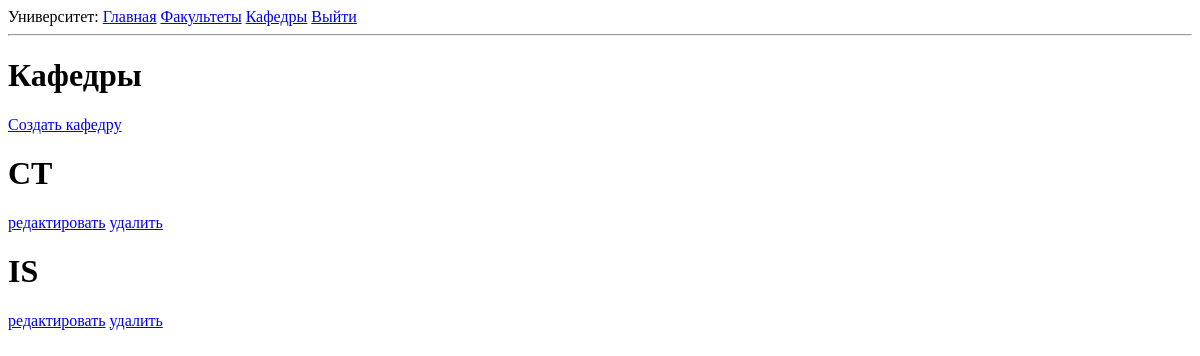
Before: /departments (signed in) with the older database file.
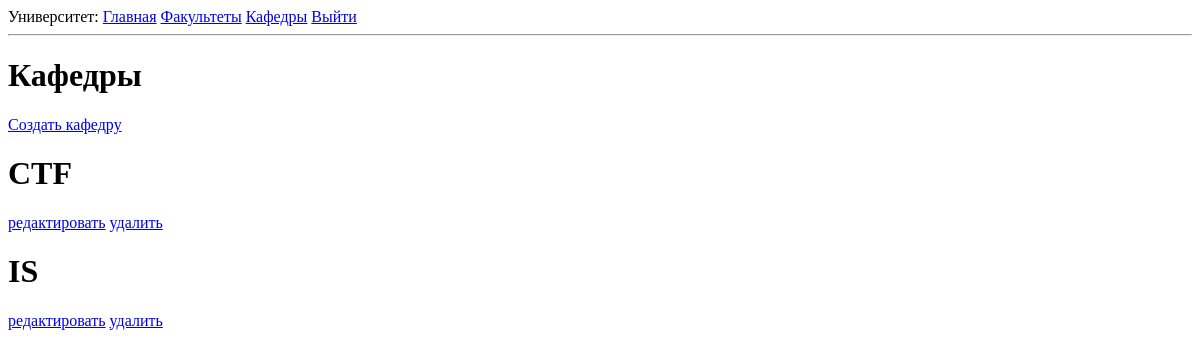
After: the same page with the newer database file.
### app/models.py (models this page shows, shortened)
class Department(db.Model):
    id: so.Mapped[int] = so.mapped_column(primary_key=True)
    name: so.Mapped[str] = so.mapped_column(
        sa.String(128), index=True, unique=True)
    faculty_id: so.Mapped[int] = so.mapped_column(
        sa.ForeignKey(Faculty.id, ondelete='CASCADE'), index=True, nullable=True)
    faculty: so.Mapped[Faculty] = so.relationship(back_populates='departments')
    teachers: so.WriteOnlyMapped['User'] = so.relationship(secondary=teachers_departments,
                                                           primaryjoin=(
                                                               teachers_departments.c.department_id == id),
                                                           back_populates='departments', passive_deletes=True)

### app/routes.py (the view)
@app.route('/departments')
@login_required
def departments():
    departments = db.session.scalars(
        sa.select(Department).order_by(Department.name)).all()
    return render_template('departments.html', title='Кафедры', departments=departments)

### app/models.py (called while the page is built)
@login.user_loader
def load_user(id):
    return db.session.get(User, int(id))

### app/templates/departments.html
{% extends "base.html" %}
{% block content %}
    <h1>Кафедры</h1>
    <a href="{{ url_for('create_department') }}">
        Создать кафедру
    </a>
    {% for department in departments %}
        <tr valign="top">
            <td>
                <h1>{{department.name}}</h1>
            </td>
            <td>
                <a href="{{ url_for('edit_department', department_id=department.id) }}">редактировать</a>
            </td>
            <td>
                <a href="{{ url_for('delete_department', department_id=department.id) }}">удалить</a>
            </td>
        </tr>
    {% endfor %}
{% endblock %}

### app/templates/base.html (shortened to what this page needs)
<!doctype html>
<html>
    <head>
    </head>
    <body>
        <div>
            Университет:
            <a href="{{ url_for('index') }}">Главная</a>
            {% if current_user.is_anonymous %}
            <a href="{{ url_for('login') }}">Войти</a>
            {% else %}
            <a href="{{ url_for('faculties') }}">Факультеты</a>
            <a href="{{ url_for('departments') }}">Кафедры</a>
            <a href="{{ url_for('logout') }}">Выйти</a>
            {% endif %}
        </div>
        <hr>
        {% block content %}{% endblock %}
    </body>
</html>

Changed rows visible on the page:
changed Department: name "CT" → "CTF"
